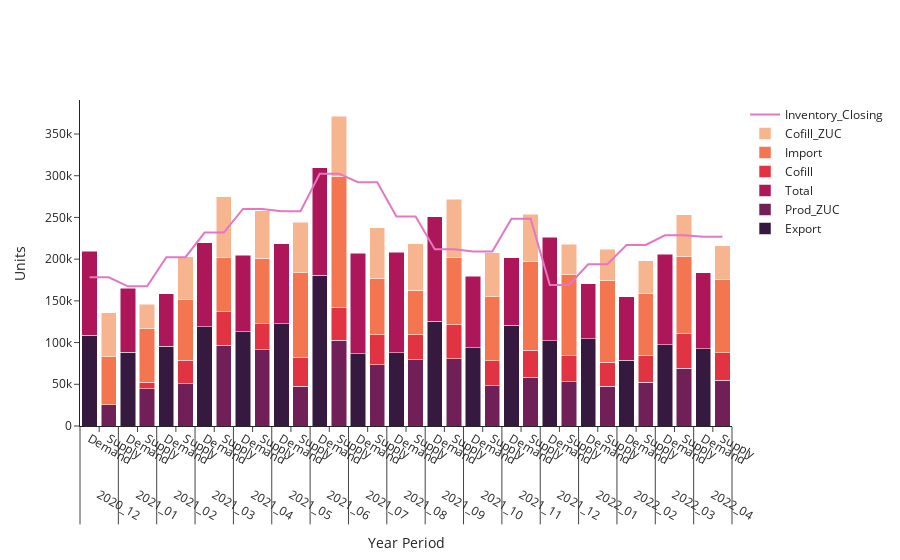

The notebook cell saved with this chart:
### Code cell
demand_supply_df = long_df.loc[long_df.Parent_Category.isin(['Demand', 'Supply'])]
inventory_df =  combined_df[['Summary_Portfolio','Year_Period', 'Inventory_Closing','Inventory_National_Target','Inventory_Other']]

plot_df = pd.merge(demand_supply_df, inventory_df, on=['Summary_Portfolio','Year_Period'], how='inner')

plot_df = plot_df[plot_df.Summary_Portfolio == 'Aseptic']

import plotly.graph_objects as go
from plotly.subplots import make_subplots
import seaborn as sns

#fig = fig = make_subplots(specs=[[{"secondary_y": True}]]) #go.Figure()
fig = go.Figure()

fig.update_layout(
    template="simple_white",
    xaxis=dict(title_text="Year Period"),
    yaxis=dict(title_text="Units"),
    barmode="stack",
)

colors = sns.color_palette("rocket").as_hex() #["#2A66DE","#fd5f42", "#c55f42", "#c58a42", "#c5c142", "#FFC32B"]


for r, c in zip(plot_df.Category.unique(), colors):   
    this_df = plot_df[plot_df.Category == r]
    
    fig.add_trace(
        go.Bar(x=[this_df.Year_Period, this_df.Parent_Category], y=this_df.Value, name=r, marker_color=c),
    )

fig.add_trace(
        go.Scatter(x=[plot_df.Year_Period, plot_df.Parent_Category] ,y=plot_df.Inventory_Closing, name='Inventory_Closing')
)

    
fig

### Figure 1 — Plotly figure (JSON) as saved in the notebook; plotly's stock layout.template omitted (floating-point values rounded to 4 significant figures; data arrays with more than 128 entries replaced by an {"elided": "..."} marker saying what was removed)
{"data": [{"marker": {"color": "#35193e"}, "name": "Export", "type": "bar", "x": [["2020_12", "2021_01", "2021_02", "2021_03", "2021_04", "2021_05", "2021_06", "2021_07", "2021_08", "2021_09", "2021_10", "2021_11", "2021_12", "2022_01", "2022_02", "2022_03", "2022_04"], ["Demand", "Demand", "Demand", "Demand", "Demand", "Demand", "Demand", "Demand", "Demand", "Demand", "Demand", "Demand", "Demand", "Demand", "Demand", "Demand", "Demand"]], "y": [108733, 88673, 95561, 118730, 112915, 122566, 180815, 86646, 87817, 125403, 93773, 120893, 102248, 104315, 78985, 97306, 92339]}, {"marker": {"color": "#701f57"}, "name": "Prod_ZUC", "type": "bar", "x": [["2020_12", "2021_01", "2021_02", "2021_03", "2021_04", "2021_05", "2021_06", "2021_07", "2021_08", "2021_09", "2021_10", "2021_11", "2021_12", "2022_01", "2022_02", "2022_03", "2022_04"], ["Supply", "Supply", "Supply", "Supply", "Supply", "Supply", "Supply", "Supply", "Supply", "Supply", "Supply", "Supply", "Supply", "Supply", "Supply", "Supply", "Supply"]], "y": [25397, 44835, 50884, 96715, 91131, 47537, 102948, 73488, 79186, 80910, 47988, 58192, 53191, 47485, 52740, 69409, 54639]}, {"marker": {"color": "#ad1759"}, "name": "Total", "type": "bar", "x": [["2020_12", "2021_01", "2021_02", "2021_03", "2021_04", "2021_05", "2021_06", "2021_07", "2021_08", "2021_09", "2021_10", "2021_11", "2021_12", "2022_01", "2022_02", "2022_03", "2022_04"], ["Demand", "Demand", "Demand", "Demand", "Demand", "Demand", "Demand", "Demand", "Demand", "Demand", "Demand", "Demand", "Demand", "Demand", "Demand", "Demand", "Demand"]], "y": [100507, 76587, 63142, 101088, 91946, 96097, 128698, 120226, 120506, 125618, 85591, 80881, 124257, 66295, 75924, 108479, 91360]}, {"marker": {"color": "#e13342"}, "name": "Cofill", "type": "bar", "x": [["2020_12", "2021_01", "2021_02", "2021_03", "2021_04", "2021_05", "2021_06", "2021_07", "2021_08", "2021_09", "2021_10", "2021_11", "2021_12", "2022_01", "2022_02", "2022_03", "2022_04"], ["Supply", "Supply", "Supply", "Supply", "Supply", "Supply", "Supply", "Supply", "Supply", "Supply", "Supply", "Supply", "Supply", "Supply", "Supply", "Supply", "Supply"]], "y": [0, 7892, 27725, 40515, 31361, 34968, 39194, 35910, 30460, 40205, 29946, 32534, 30812, 28689, 31902, 41661, 33004]}, {"marker": {"color": "#f37651"}, "name": "Import", "type": "bar", "x": [["2020_12", "2021_01", "2021_02", "2021_03", "2021_04", "2021_05", "2021_06", "2021_07", "2021_08", "2021_09", "2021_10", "2021_11", "2021_12", "2022_01", "2022_02", "2022_03", "2022_04"], ["Supply", "Supply", "Supply", "Supply", "Supply", "Supply", "Supply", "Supply", "Supply", "Supply", "Supply", "Supply", "Supply", "Supply", "Supply", "Supply", "Supply"]], "y": [57718, 64430, 72707, 64683, 78750, 101186, 157225, 67517, 53313, 80649, 76973, 106523, 97010, 97882, 74286, 92524, 88546]}, {"marker": {"color": "#f6b48f"}, "name": "Cofill_ZUC", "type": "bar", "x": [["2020_12", "2021_01", "2021_02", "2021_03", "2021_04", "2021_05", "2021_06", "2021_07", "2021_08", "2021_09", "2021_10", "2021_11", "2021_12", "2022_01", "2022_02", "2022_03", "2022_04"], ["Supply", "Supply", "Supply", "Supply", "Supply", "Supply", "Supply", "Supply", "Supply", "Supply", "Supply", "Supply", "Supply", "Supply", "Supply", "Supply", "Supply"]], "y": [52368, 28833, 51654, 73170, 56946, 60715, 71850, 60760, 55340, 70051, 52799, 56713, 36571, 37636, 39445, 49646, 39670]}, {"name": "Inventory_Closing", "type": "scatter", "x": {"elided": "2x102 str values"}, "y": [178228, 178228, 178228, 178228, 178228, 178228, 167362, 167362, 167362, 167362, 167362, 167362, 202296, 202296, 202296, 202296, 202296, 202296, 231864, 231864, 231864, 231864, 231864, 231864, 260162, 260162, 260162, 260162, 260162, 260162, 257396, 257396, 257396, 257396, 257396, 257396, 302418, 302418, 302418, 302418, 302418, 302418, 292204, 292204, 292204, 292204, 292204, 292204, 251236, 251236, 251236, 251236, 251236, 251236, 211831, 211831, 211831, 211831, 211831, 211831, 209206, 209206, 209206, 209206, 209206, 209206, 248514, 248514, 248514, 248514, 248514, 248514, 169048, 169048, 169048, 169048, 169048, 169048, 193834, 193834, 193834, 193834, 193834, 193834, 216958, 216958, 216958, 216958, 216958, 216958, 228546, 228546, 228546, 228546, 228546, 228546, 226858, 226858, 226858, 226858, 226858, 226858]}], "layout": {"barmode": "stack", "xaxis": {"title": {"text": "Year Period"}}, "yaxis": {"title": {"text": "Units"}}}}
